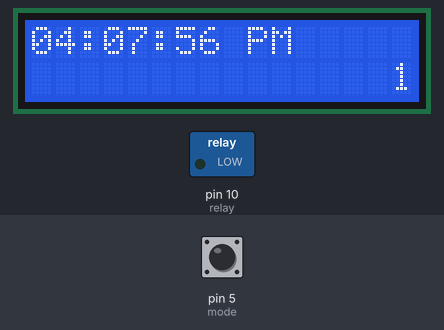
Bench run of a sketch on a simulated Arduino Uno, built for the host (arithmetic inside an expression is 32-bit, double 64-bit). Shown: 16×2 character LCD, switched loads named in the sketch (green lamp = pin HIGH). Wiring (inferred from the names in the program): DS3231 clock at I2C address 0x68. The inputs (shaded band) are chosen by the test bench; at power-on: pin 5 (mode) LOW. The local clock reads 2024-03-15 10:24:30 at power-on unless the sketch sets it; storage starts empty; the audio player accepts every command and is not drawn; what the sketch prints to the serial monitor is not drawn.

Above: at 1.2 s.
1.3 s: pin 5 (mode) pulled HIGH for 3.2 s
At 3.0 s:
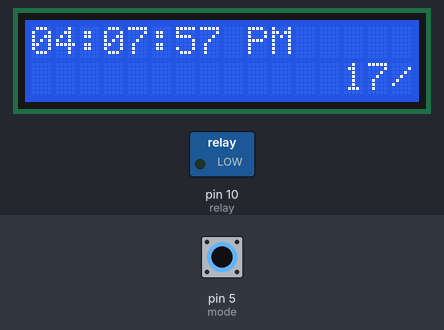
7.7 s: pin 5 (mode) pulled HIGH for 1 s
At 9.1 s:
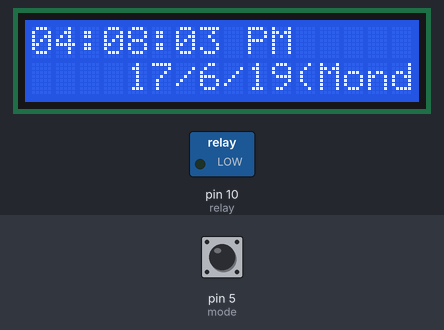
11.9 s: pin 5 (mode) pulled HIGH for 3.2 s
At 14.9 s:
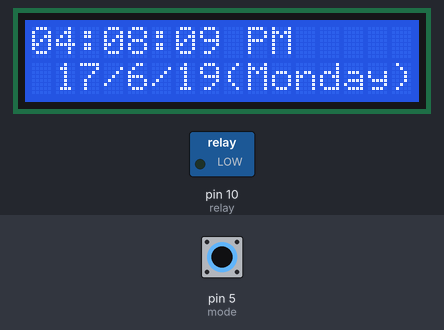
18.3 s: pin 5 (mode) pulled HIGH for 1 s
At 20.0 s:
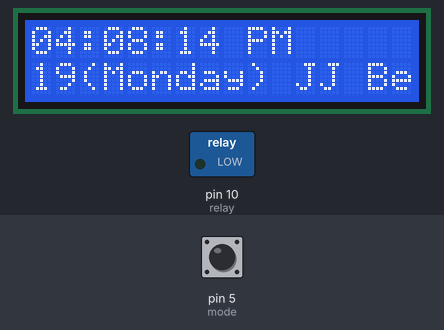
22.5 s: pin 5 (mode) pulled HIGH for 3.2 s
At 24.2 s:
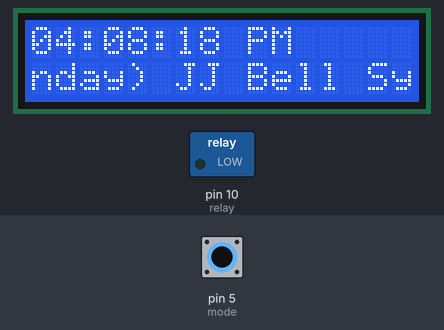
28.9 s: pin 5 (mode) pulled HIGH for 3.2 s
At 30.2 s:
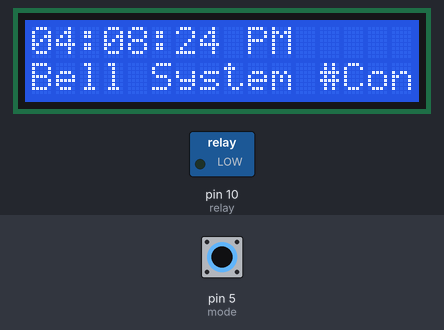
Timing chart, 0 to 31.9 s (numbered marks = the images above; inputs shaded):
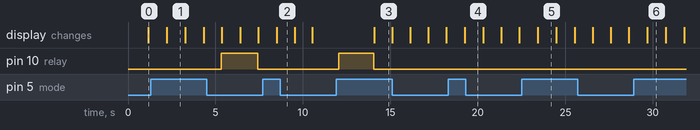

Measured:
- what the display in image 1 shows lasts 1.1 s, from 2.2 s to 3.3 s

The sketch:

newtimer_buttons.ino
```cpp
#include "Wire.h"
#define DS3231_I2C_ADDRESS 0x68
#include <Wire.h>
#include <LiquidCrystal_I2C.h>
LiquidCrystal_I2C lcd(0x27, 16, 2);
#include "SD.h"
#define SD_ChipSelectPin 4
#include "TMRpcm.h"
#include "SPI.h"

TMRpcm tmrpcm;
int choice=8;
int up=7;
int down=6;
int mode=5;
int relay=10;
int waitfor=1;
int count=0;
int k=0;
int letcheck=0;
char charBuf[50];
int second1=0;
int minute1=0;
int hour1=0;
int dayOfWeek1=0;
int dayOfMonth1=0;
int month1=0;
int year1=0;
// Convert normal decimal numbers to binary coded decimal
byte decToBcd(byte val){
  return( (val/10*16) + (val%10) );
}
// Convert binary coded decimal to normal decimal numbers
byte bcdToDec(byte val){
  return( (val/16*10) + (val%16) );
}
void setup(){
  tmrpcm.speakerPin = 9;
Serial.begin(115200);
if (!SD.begin(SD_ChipSelectPin)) {
Serial.println("SD fail");
return;
}
  pinMode(choice,INPUT);
  pinMode(up,INPUT);
  pinMode(down,INPUT);
  pinMode(mode,INPUT);
  pinMode(relay,OUTPUT);
  digitalWrite(relay,LOW);
  Wire.begin();
  Serial.begin(9600);
  lcd.begin();

  // Turn on the blacklight and print a message.
  lcd.backlight();
  lcd.print("Hello, world!");
  // set the initial time here:
  // DS3231 seconds, minutes, hours, day, date, month, year
  setDS3231time(55,7,16,2,17,6,19);
//  RTC.adjust(DateTime(__DATE__, __TIME__));
}
void setDS3231time(byte second, byte minute, byte hour, byte dayOfWeek, byte
dayOfMonth, byte month, byte year){
  // sets time and date data to DS3231
  Wire.beginTransmission(DS3231_I2C_ADDRESS);
  Wire.write(0); // set next input to start at the seconds register
  Wire.write(decToBcd(second)); // set seconds

  Wire.write(decToBcd(minute)); // set minutes
  Wire.write(decToBcd(hour)); // set hours
  Wire.write(decToBcd(dayOfWeek)); // set day of week (1=Sunday, 7=Saturday)
  Wire.write(decToBcd(dayOfMonth)); // set date (1 to 31)
  Wire.write(decToBcd(month)); // set month
  Wire.write(decToBcd(year)); // set year (0 to 99)
  Wire.endTransmission();
}
void readDS3231time(byte *second,
byte *minute,
byte *hour,
byte *dayOfWeek,
byte *dayOfMonth,
byte *month,
byte *year){
  Wire.beginTransmission(DS3231_I2C_ADDRESS);
  Wire.write(0); // set DS3231 register pointer to 00h
  Wire.endTransmission();
  Wire.requestFrom(DS3231_I2C_ADDRESS, 7);
  // request seven bytes of data from DS3231 starting from register 00h
  *second = bcdToDec(Wire.read() & 0x7f);
  *minute = bcdToDec(Wire.read());
  *hour = bcdToDec(Wire.read() & 0x3f);
  *dayOfWeek = bcdToDec(Wire.read());
  *dayOfMonth = bcdToDec(Wire.read());
  *month = bcdToDec(Wire.read());
  *year = bcdToDec(Wire.read());
}
void playalarm(int second,int waittime)
{
  if(second<=waittime)
  {
  digitalWrite(relay, HIGH);
  lcd.setCursor(0,0);
  lcd.print("(BELL !!)    ");
  }
  else
  {
    digitalWrite(relay, LOW);
  }
}
void music_play(char abc[])
{
      tmrpcm.play(abc);
      while(tmrpcm.isPlaying())
      {
         lcd.setCursor(0,0);
         lcd.print("(PLAYING !!)    ");
         delay(200);
      }
      delay(1000);

}
void song_ending_alarm()
{
     delay(500);
     digitalWrite(relay, HIGH);
     delay(2000);
     digitalWrite(relay, LOW);
}
void fralarm(int hour,int minute,int second)
{
  if(hour==8)
 {
   if(minute==55)
   {
    playalarm(second,waitfor+2);
   }
 }
 if(hour==9)
 {
   if(minute==0)
   {
    playalarm(second,waitfor+2);
    if(second==5)
    {
     music_play("xyz.wav");
     song_ending_alarm();
    }
   }


   if(minute==55)
   {
    playalarm(second,waitfor);
   }
 }

if(hour==10)
 {

   if(minute==50)
   {
    playalarm(second,waitfor+1);
   }
 }

if(hour==11)
 {
   if(minute==0)
   {
    playalarm(second,waitfor+1);
   }
   if(minute==50)
   {
    playalarm(second,waitfor);
   }
 }

 if(hour==12)
 {

   if(minute==40)
   {
    playalarm(second,waitfor+1);
   }
 }
 if(hour==14)
 {
  if(minute==0)
   {
     playalarm(second,waitfor+1);
   }
   if(minute==40)
   {
    playalarm(second,waitfor);
   }
 }
  if(hour==15)
 {
   if(minute==20)
   {
    playalarm(second,waitfor+1);
   }
   if(minute==30)
   {
    playalarm(second,waitfor+1);
   }
 }
 if(hour==16)
 {
   if(minute==8)
   {
    playalarm(second,1);
    if(second==5)
    {
     music_play("jana.wav");
     song_ending_alarm();
    }
   }


 }
}

void alarm(int hour,int minute,int second)
{
 if(hour==8)
 {
   if(minute==55)
   {
    playalarm(second,waitfor+2);
   }
 }
 if(hour==9)
 {
   if(minute==0)
   {
    playalarm(second,waitfor+2);
    if(second==5)
    {
     music_play("shreya.wav");
     song_ending_alarm();
    }
   }


   if(minute==55)
   {
    playalarm(second,waitfor);
   }
 }

if(hour==10)
 {

   if(minute==50)
   {
    playalarm(second,waitfor+1);
   }
 }

if(hour==11)
 {
   if(minute==0)
   {
    playalarm(second,waitfor+1);
   }
   if(minute==50)
   {
    playalarm(second,waitfor);
   }
 }

 if(hour==12)
 {

   if(minute==40)
   {
    playalarm(second,waitfor+1);
   }
 }
  if(hour==13)
 {

   if(minute==30)
   {
    playalarm(second,waitfor+1);
   }
 }
   if(hour==14)
 {

   if(minute==20)
   {
    playalarm(second,waitfor);
   }
 }
    if(hour==15)
 {

   if(minute==10)
   {
    playalarm(second,waitfor+1);
   }
   if(minute==20)
   {
    playalarm(second,waitfor+1);
   }
 }
   if(hour==16)
 {
   if(minute==8)
   {
    playalarm(second,1);
    if(second==5)
    {
     music_play("jana.wav");
     song_ending_alarm();
    }
   }


 }
}
void displayTime()
{

  lcd.clear();
  byte second, minute, hour, dayOfWeek, dayOfMonth, month, year;
  // retrieve data from DS3231
  readDS3231time(&second, &minute, &hour, &dayOfWeek, &dayOfMonth, &month,
  &year);
  second1=second;
  minute1=minute;
  hour1=hour;
  dayOfWeek1=dayOfWeek;
  dayOfMonth1=dayOfMonth;
  month1=month;
  year1=year;
  // send it to the serial monitor
  Serial.print(hour, DEC);
  int hou;
  String pre="";
  if(hour<12)
  {
    pre="AM";
  }
  else
  {
    pre="PM";
  }
  if(hour%12==0)
  {
    hou=12;
  }
  else
  {
    hou=hour%12;
  }
 if (hou<10) lcd.print('0');
 lcd.print(hou);
 lcd.print(":");
  // convert the byte variable to a decimal number when displayed
  Serial.print(":");
  Serial.print(minute, DEC);
  if (minute<10) lcd.print('0');
  lcd.print(minute,DEC);
  lcd.print(":");
  Serial.print(":");
  Serial.print(second, DEC);
  if (second<10) lcd.print('0');
  lcd.print(second,DEC);
  lcd.print(" ");
  lcd.print(pre);

if(dayOfWeek==6)//friday
  {
   fralarm(hour,minute,second);
  }
else if(dayOfWeek==7)//saturday
  {
   if(dayOfMonth>7&&dayOfMonth<15)
   {

   }
   else
   {
    alarm(hour,minute,second);

   }
  }
else if(dayOfWeek==1)//sunday
{

}
else
  {
  alarm(hour,minute,second);
  }


  //lcd.clear();
  //lcd.setCursor(count,0);
  String stringOne = "";

    stringOne=stringOne+"                ";
    stringOne=stringOne+String(dayOfMonth);
    stringOne=stringOne+"/";
    stringOne=stringOne+String(month);
    stringOne=stringOne+"/";
    stringOne=stringOne+String(year);
     stringOne=stringOne+"(";
    switch(dayOfWeek){
  case 1:
    stringOne=stringOne+"Sunday";
    break;
  case 2:
    stringOne=stringOne+"Monday";
    break;
  case 3:
    stringOne=stringOne+"Tuesday";
    break;
  case 4:
    stringOne=stringOne+"Wednesday";
    break;
  case 5:
    stringOne=stringOne+"Thursday";
    break;
  case 6:
    stringOne=stringOne+"Friday";
    break;
  case 7:
    stringOne=stringOne+"Saturday";
    break;
  }
   stringOne=stringOne+")";
  stringOne=stringOne+" JJ Bell System ";
    stringOne=stringOne+"#Contact:9544414811  ";
  stringOne=stringOne+"                 ";
    stringOne.toCharArray(charBuf, 100) ;
  lcd.setCursor(count,1);

   for(int j=k;j<=15+k;++j)
  {
    lcd.print(charBuf[j]);
   // Serial.print(charBuf[j]);
  }
  k=k+1;
  //Serial.println();
    if(k+16>strlen(charBuf))
    {
      k=0;
    }


  Serial.print(" ");
  Serial.print(dayOfMonth, DEC);
  Serial.print("/");
  Serial.print(month, DEC);


  Serial.print("/");
  Serial.print(year, DEC);
  Serial.print(" Day of week: ");
  switch(dayOfWeek){
  case 1:
    Serial.println("Sunday");
    break;
  case 2:
    Serial.println("Monday");
    break;
  case 3:
    Serial.println("Tuesday");
    break;
  case 4:
    Serial.println("Wednesday");
    break;
  case 5:
    Serial.println("Thursday");
    break;
  case 6:
    Serial.println("Friday");
    break;
  case 7:
    Serial.println("Saturday");
    break;
  }
}
int km=0;
void TimeAdjust()
{
  lcd.clear();
  lcd.setCursor(0,0);
  if(digitalRead(choice)==1)
  {
    while(digitalRead(choice)==1){}
    //lcd.print(km);
    km=km+1;
  }
    switch(km)
    {
      case 1:
          lcd.print("minute :");
          lcd.print(minute1);
    }

}
void loop(){
  Serial.println(digitalRead(5));
   displayTime();
   if(digitalRead(mode)==1)
  {
    displayTime();
  }
  else
  {
   // TimeAdjust();
  }
  delay(1000);
}
```
